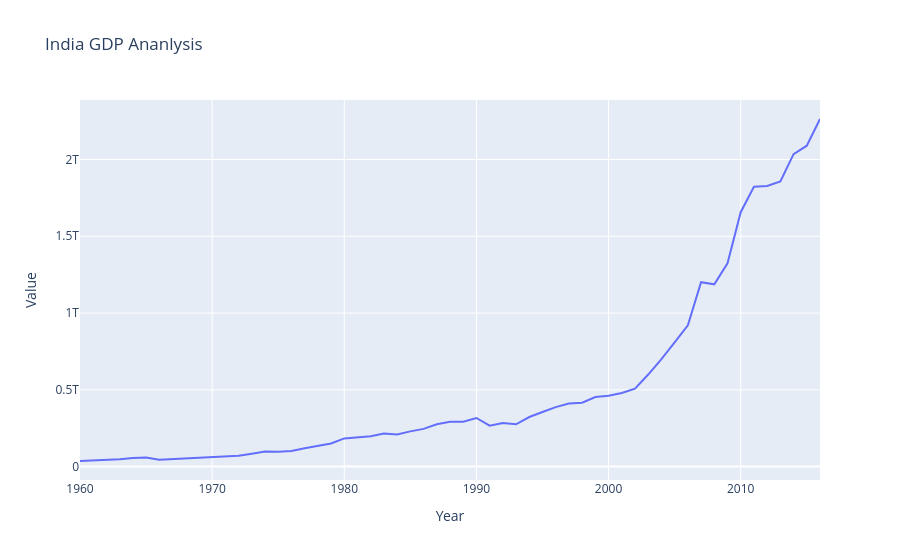

Write notebook code for a chart like this one.
### Markdown cell above
## Interactive Graphs

### Code cell
fig = px.line(data_frame=df[df['Country Name']=='India'] , x='Year' , y='Value' , title='India GDP Ananlysis' )
fig
